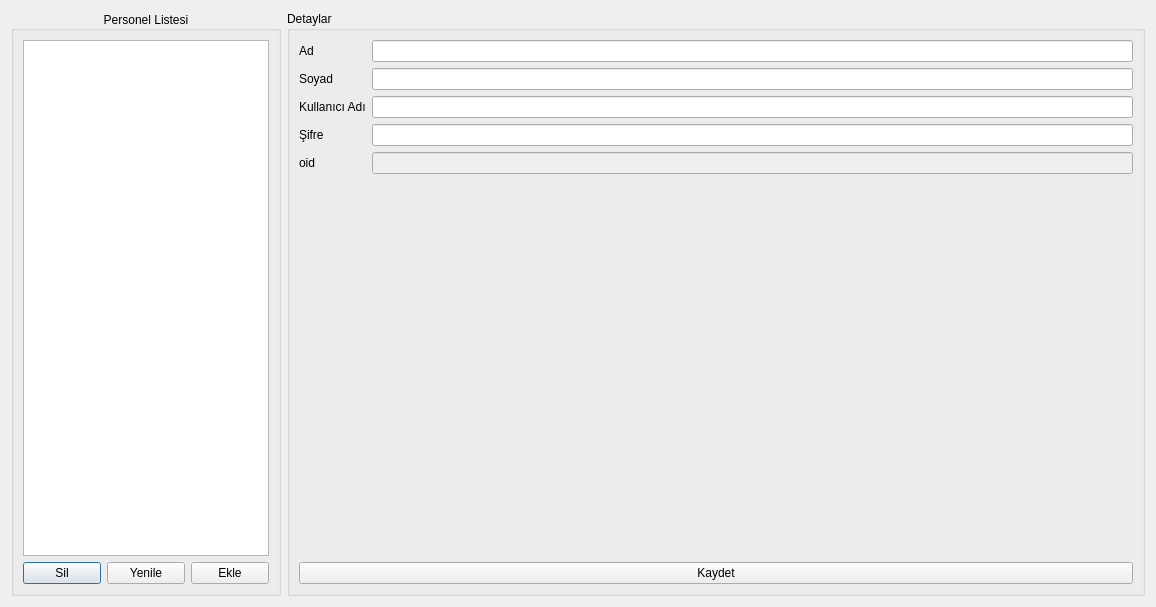
<?xml version="1.0" encoding="UTF-8"?>
<ui version="4.0">
 <class>PersonelDialog</class>
 <widget class="QDialog" name="PersonelDialog">
  <property name="geometry">
   <rect>
    <x>0</x>
    <y>0</y>
    <width>1156</width>
    <height>607</height>
   </rect>
  </property>
  <property name="windowTitle">
   <string>Dialog</string>
  </property>
  <layout class="QHBoxLayout" name="horizontalLayout_2">
   <item>
    <widget class="QGroupBox" name="groupBox">
     <property name="maximumSize">
      <size>
       <width>270</width>
       <height>16777215</height>
      </size>
     </property>
     <property name="title">
      <string>Personel Listesi</string>
     </property>
     <property name="alignment">
      <set>Qt::AlignCenter</set>
     </property>
     <property name="flat">
      <bool>true</bool>
     </property>
     <layout class="QVBoxLayout" name="verticalLayout">
      <item>
       <widget class="QTableView" name="tableView"/>
      </item>
      <item>
       <layout class="QHBoxLayout" name="horizontalLayout">
        <item>
         <widget class="QPushButton" name="pushButton_delete">
          <property name="text">
           <string>Sil</string>
          </property>
         </widget>
        </item>
        <item>
         <widget class="QPushButton" name="pushButton_Refresh">
          <property name="text">
           <string>Yenile</string>
          </property>
         </widget>
        </item>
        <item>
         <widget class="QPushButton" name="pushButton_addNew">
          <property name="text">
           <string>Ekle</string>
          </property>
         </widget>
        </item>
       </layout>
      </item>
     </layout>
    </widget>
   </item>
   <item>
    <widget class="QGroupBox" name="groupBox_2">
     <property name="title">
      <string>Detaylar</string>
     </property>
     <layout class="QVBoxLayout" name="verticalLayout_2">
      <item>
       <layout class="QGridLayout" name="gridLayout">
        <item row="0" column="0">
         <widget class="QLabel" name="label">
          <property name="text">
           <string>Ad</string>
          </property>
         </widget>
        </item>
        <item row="0" column="1">
         <widget class="QLineEdit" name="lineEdit_name"/>
        </item>
        <item row="1" column="0">
         <widget class="QLabel" name="label_2">
          <property name="text">
           <string>Soyad</string>
          </property>
         </widget>
        </item>
        <item row="2" column="0">
         <widget class="QLabel" name="label_3">
          <property name="text">
           <string>Kullanıcı Adı</string>
          </property>
         </widget>
        </item>
        <item row="3" column="0">
         <widget class="QLabel" name="label_4">
          <property name="text">
           <string>Şifre</string>
          </property>
         </widget>
        </item>
        <item row="4" column="0">
         <widget class="QLabel" name="label_5">
          <property name="text">
           <string>oid</string>
          </property>
         </widget>
        </item>
        <item row="1" column="1">
         <widget class="QLineEdit" name="lineEdit_surname"/>
        </item>
        <item row="2" column="1">
         <widget class="QLineEdit" name="lineEdit_username"/>
        </item>
        <item row="3" column="1">
         <widget class="QLineEdit" name="lineEdit_password">
          <property name="echoMode">
           <enum>QLineEdit::PasswordEchoOnEdit</enum>
          </property>
         </widget>
        </item>
        <item row="4" column="1">
         <widget class="QLineEdit" name="lineEdit_5">
          <property name="enabled">
           <bool>false</bool>
          </property>
          <property name="readOnly">
           <bool>true</bool>
          </property>
         </widget>
        </item>
       </layout>
      </item>
      <item>
       <spacer name="verticalSpacer">
        <property name="orientation">
         <enum>Qt::Vertical</enum>
        </property>
        <property name="sizeHint" stdset="0">
         <size>
          <width>20</width>
          <height>40</height>
         </size>
        </property>
       </spacer>
      </item>
      <item>
       <widget class="QPushButton" name="pushButton_Save">
        <property name="text">
         <string>Kaydet</string>
        </property>
       </widget>
      </item>
     </layout>
    </widget>
   </item>
  </layout>
 </widget>
 <resources/>
 <connections/>
</ui>
